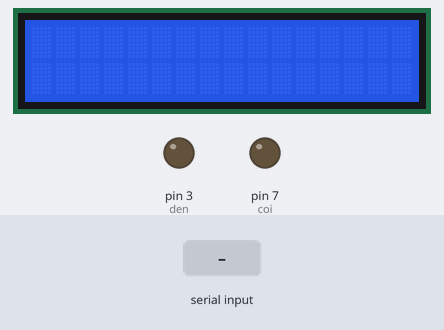
Recording of a sketch running on a simulated Arduino Uno, built with avr-gcc and run on an emulated ATmega328P. Parts: 16×2 character LCD, output pins drawn as LEDs (lit = HIGH). The inputs (shaded band) are chosen by the test bench.

Above: at 1.0 s.
1.1 s: "+" received over the second serial link
At 1.5 s:
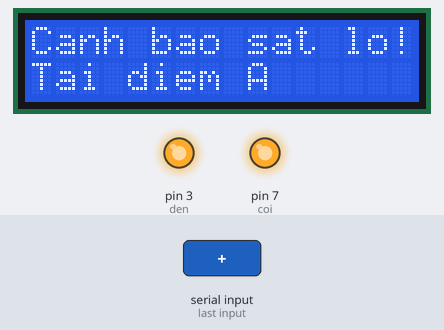
2.6 s: "A" received over the second serial link
At 3.2 s:
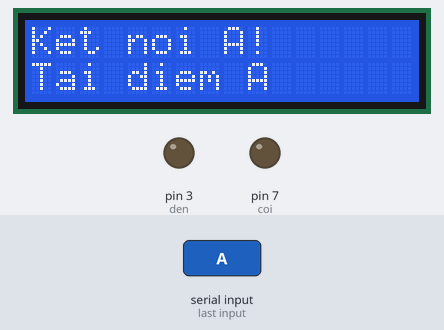
4.1 s: "B" received over the second serial link
At 5.6 s:
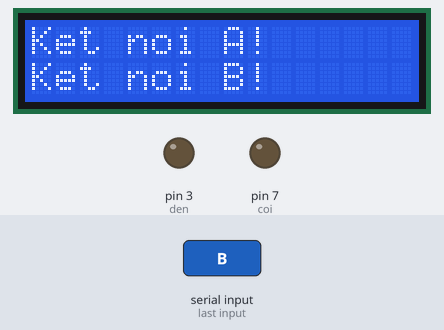
7.1 s: "-" received over the second serial link
At 8.3 s:
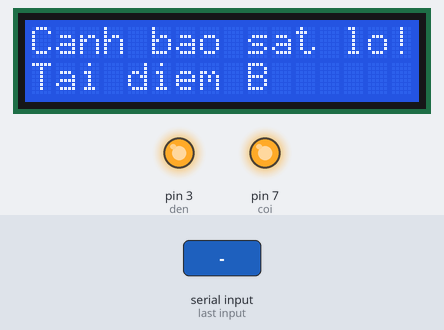
8.6 s: "A" received over the second serial link
At 9.0 s:
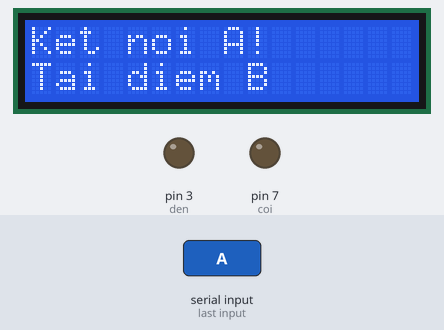
Timing chart, 0 to 11.1 s (numbered marks = the images above; inputs shaded):
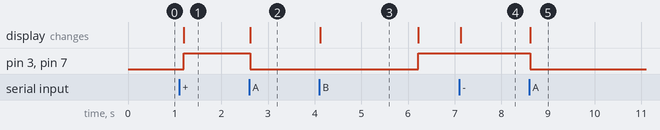

Measured:
- after the input at 1.1 s, pin 3 (den), pin 7 (coi): LOW → HIGH after 0.10 s; the display: changes after 0.10 s (image 1)
- after the input at 2.6 s, pin 3 (den), pin 7 (coi): HIGH → LOW at once; the display: changes at once (image 2)
- after the input at 4.1 s, the display: changes at once (image 3)
- after the input at 7.1 s, the display: changes at once (image 4)
- after the input at 8.6 s, pin 3 (den), pin 7 (coi): HIGH → LOW at once; the display: changes at once (image 5)
- what the display in image 3 shows lasts 2.1 s, from 4.1 s to 6.2 s

The sketch:

Arduino_center.ino
```cpp
#include <LiquidCrystal_I2C.h>
#include <SoftwareSerial.h>

SoftwareSerial lora(10, 11);

const int den = 3;
const int coi = 7;

LiquidCrystal_I2C lcd(0x27, 16, 2);

int count = 0;

unsigned long long time_disconnect = millis();

void warning(byte state) {
  digitalWrite(den, state);
  digitalWrite(coi, state);
}

void setup() {
  lora.begin(9600);

  lcd.init();
  lcd.backlight();
  lcd.clear();

  pinMode(den, OUTPUT);
  pinMode(coi, OUTPUT);

  while (!lora.available()) delay(100);
}

void loop() {

  while (lora.available()) {
    char income_data = (char)lora.read();
    /*switch (income_data) {
      case '+':
        lcd.clear();
        lcd.setCursor(3, 0);
        lcd.print("Canh bao !");

        count++;
        if (count == 10) {
          lcd.clear();
          lcd.setCursor(3, 0);
          lcd.print("Canh bao !");
          lcd.setCursor(2, 1);
          lcd.print("Mat ket noi!");
          warning(1);
        }

        break;
      case 'A':
        lcd.clear();
        lcd.setCursor(1, 0);
        lcd.print("Sat lo doi 1 !");
        warning(1);
        break;
      case 'B':
        lcd.clear();
        lcd.setCursor(1, 0);
        lcd.print("Sat lo doi 2 !");
        warning(1);
        break;
      case '-':
        warning(0);
        lcd.clear();
      default:
        break;
    }*/
    if (income_data == 'A') {
      lcd.setCursor(0, 0);
      lcd.print("Ket noi A!      ");
      warning(0);
    }
    if (income_data == 'B') {
      lcd.setCursor(0, 1);
      lcd.print("Ket noi B!      ");
      warning(0);
    }
    if (income_data == '+') {
      lcd.setCursor(0, 0);
      lcd.print("Canh bao sat lo!");
      lcd.setCursor(0, 1);
      lcd.print("Tai diem A      ");
      warning(1);
    }
    if (income_data == '-') {
      lcd.setCursor(0, 0);
      lcd.print("Canh bao sat lo!");
      lcd.setCursor(0, 1);
      lcd.print("Tai diem B      ");
      warning(1);
    }
  }

  if (!lora.available()) {
    if (millis() - time_disconnect > 1000) {
      count++;
      if (count == 6) {
        lcd.clear();
        lcd.setCursor(0, 0);
        lcd.print("Khong co ket noi");
        warning(1);
      }
      time_disconnect = millis();
    }
  }
}
```
